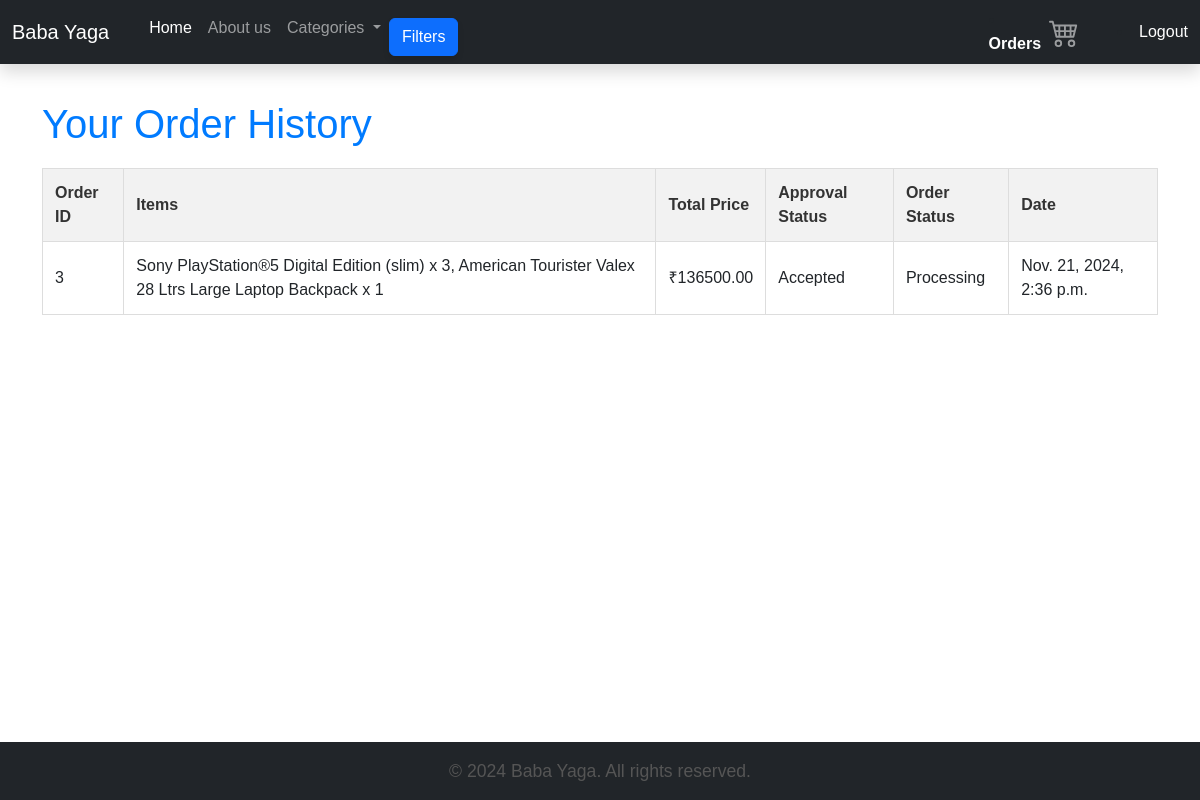
The page /order-history/ (signed in) on the database its author committed.
### shop/models.py (models this page shows, shortened)
class Checkout(models.Model):
    user = models.ForeignKey(User, on_delete=models.CASCADE, related_name='orders')
    order_items = models.TextField()  # Store order items as a comma-separated list
    total_price = models.DecimalField(max_digits=10, decimal_places=2)
    payment_status = models.CharField(
        max_length=20,
        choices=[('Paid', 'Paid'), ('Pending', 'Pending')]
    )
    order_status = models.CharField(
        max_length=20,
        choices=[
            ('Processing', 'Processing'),
            ('Shipped', 'Shipped'),
            ('Delivered', 'Delivered'),
            ('Rejected', 'Rejected')
        ],
        default='Processing'
    )
    approval_status = models.CharField(
        max_length=20,
        choices=[('Pending', 'Pending'), ('Accepted', 'Accepted'), ('Rejected', 'Rejected')],
        default='Pending'
    )
    created_at = models.DateTimeField(auto_now_add=True)

### shop/views.py (the view)
# urls.py: path('order-history/', OrderHistoryView.as_view(), name='order_history'),
@method_decorator(login_required, name='dispatch')
class OrderHistoryView(ListView):
    model = Checkout
    template_name = 'shop/order_history.html'
    context_object_name = 'orders'
    def get_queryset(self):
        return Checkout.objects.filter(user=self.request.user).order_by('-created_at')

### shop/context_processors.py (called while the page is built)
def categories(request):
    return {'categories': Category.objects.all()}

### shop/templates/shop/order_history.html (shortened to what this page needs)
{% extends 'shop/base_generic.html' %}
{% block content %}
    <h1>Your Order History</h1>
    {% if orders %}
    <table class="order-history-table">
        <thead>
            <tr>
                <th>Order ID</th>
                <th>Items</th>
                <th>Total Price</th>
                <th>Approval Status</th>
                <th>Order Status</th>
                <th>Date</th>
            </tr>
        </thead>
        <tbody>
            {% for order in orders %}
            <tr>
                <td>{{ order.id }}</td>
                <td>{{ order.order_items }}</td>
                <td>₹{{ order.total_price }}</td>
                <td>{{ order.get_approval_status_display }}</td>
                <td>{{ order.get_order_status_display }}</td>
                <td>{{ order.created_at }}</td>
            </tr>
            {% endfor %}
        </tbody>
    </table>
    {% else %}
        <p>You have no past orders.</p>
    {% endif %}
{% endblock %}

### shop/templates/shop/base_generic.html (style rules this page uses)
body { font-family: Arial, sans-serif; margin: 0; padding: 0; display: flex; flex-direction: column; min-height: 100vh; }

### shop/templates/shop/order_history.html (style rules this page uses)
.order-history-table { width: 100%; border-collapse: collapse; margin-top: 20px; }
.order-history-table th, .order-history-table td { border: 1px solid #ddd; padding: 12px; text-align: left; }
.order-history-table th { background-color: #f2f2f2; color: #333; font-weight: bold; }
h1 { margin-bottom: 20px; color: #007bff; }

### rows shown on the page
Checkout: id "3", order_items "Sony PlayStation®5 Digital Edition (slim) x 3, American Tourister Valex 28 Ltrs Large Laptop Backpack x 1", total_price "136500.00", approval_status "Accepted", order_status "Processing", created_at "Nov. 21, 2024, 2:36 p.m."
